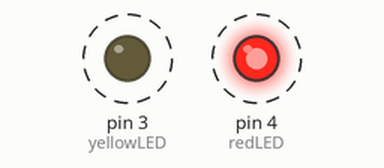
Bench run of a sketch on a simulated Arduino Uno, built with avr-gcc and run on an emulated ATmega328P. Parts: output pins drawn as LEDs (lit = HIGH). Dashed ring = blinking.

Above: at 0.2 s.
Timing chart, 0 to 3.0 s (numbered marks = the images above):
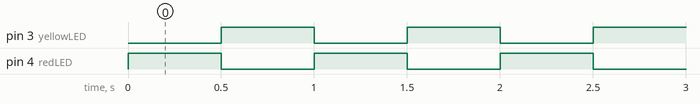

The sketch:

Code.ino
```cpp
// Railway Crossing Flasher Code
const int redLED = 4;    // Red LED connected to Pin 8
const int yellowLED = 3; // Yellow LED connected to Pin 9

void setup() {
  // Set both pins as outputs
  pinMode(redLED, OUTPUT);
  pinMode(yellowLED, OUTPUT);
}

void loop() {
  // Red ON, Yellow OFF
  digitalWrite(redLED, HIGH);
  digitalWrite(yellowLED, LOW);
  delay(500); // 0.5 second wait

  // Red OFF, Yellow ON
  digitalWrite(redLED, LOW);
  digitalWrite(yellowLED, HIGH);
  delay(500); // 0.5 second wait
}
```

Measured:
- by itself, pin 3 (yellowLED), pin 4 (redLED): alternates HIGH for 0.50 s and LOW for 0.50 s
